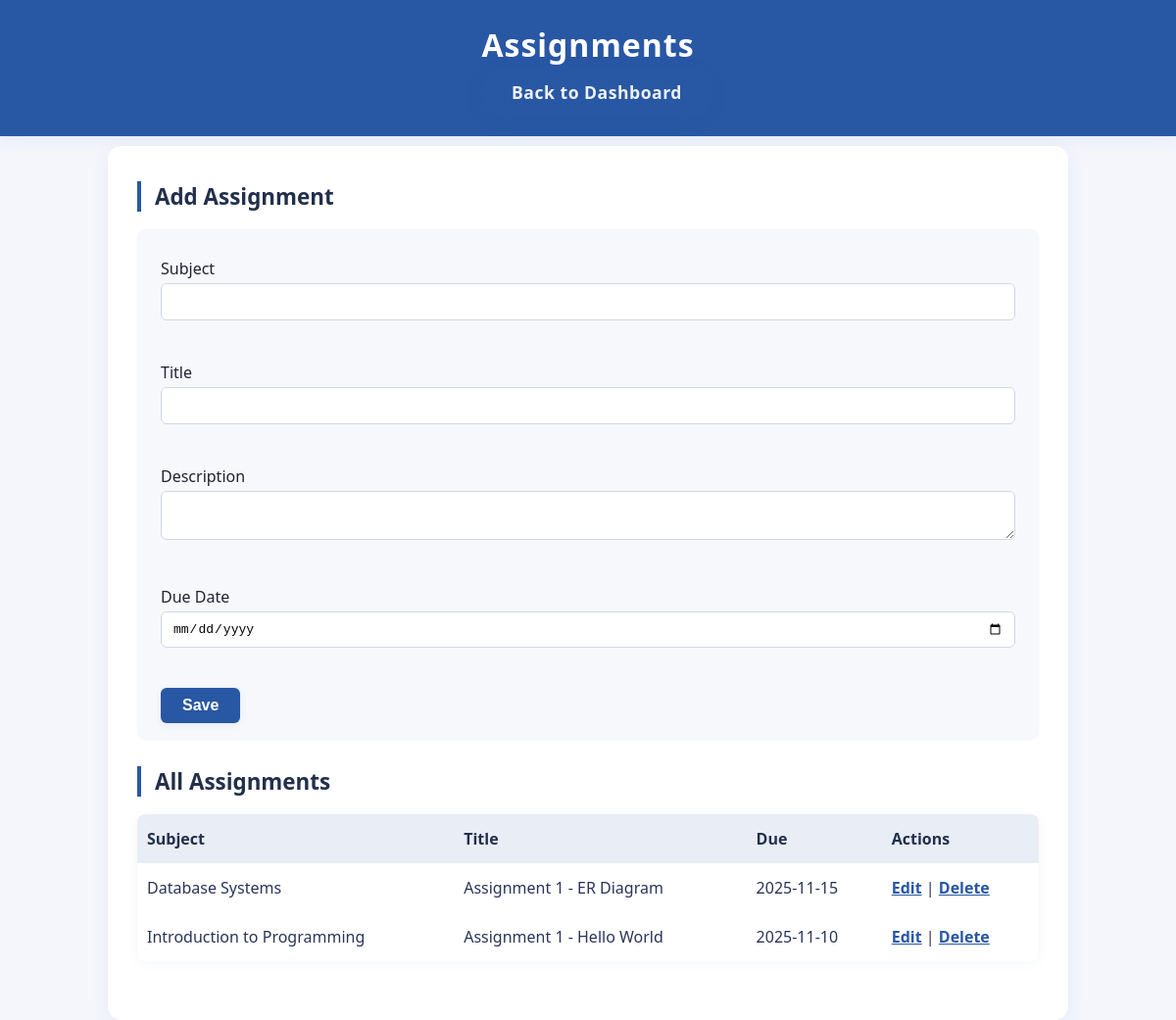
The page /assignments.php on the database its author committed.
### tables this page shows
CREATE TABLE assignments (
  id INT AUTO_INCREMENT PRIMARY KEY,
  course_id INT NOT NULL,
  title VARCHAR(255) NOT NULL,
  description TEXT,
  due_date DATE,
  FOREIGN KEY (course_id) REFERENCES courses(id) ON DELETE CASCADE
);

CREATE TABLE courses (
  id INT AUTO_INCREMENT PRIMARY KEY,
  code VARCHAR(20) NOT NULL,
  title VARCHAR(255) NOT NULL,
  instructor_id INT,
  FOREIGN KEY (instructor_id) REFERENCES instructors(id) ON DELETE SET NULL
);

### assignments.php (the view, shortened to what this page needs)
<?php
require 'db_config.php';
$list = $pdo->query('SELECT a.*, c.title AS course_title FROM assignments a JOIN courses c ON a.course_id=c.id ORDER BY a.id DESC')->fetchAll();
?>
<!doctype html>
<html><head><meta charset='utf-8'><title>Assignments</title><link rel='stylesheet' href='styles.css'></head><body>
<header><h1>Assignments</h1><a href='index.php' class='back-btn'>Back to Dashboard</a></header>
<main>
  <h2><?= isset($assignment) ? 'Edit Assignment' : 'Add Assignment' ?></h2>
  <form method='post'>
    <label>Subject<br>
      <input name='subject' required value='<?= htmlspecialchars($assignment['subject_title'] ?? '') ?>'>
    </label><br>
    <label>Title<br><input name='title' required value='<?= htmlspecialchars($assignment['title'] ?? '') ?>'></label><br>
    <label>Description<br><textarea name='description'><?= htmlspecialchars($assignment['description'] ?? '') ?></textarea></label><br>
    <label>Due Date<br><input type='date' name='due_date' value='<?= htmlspecialchars($assignment['due_date'] ?? '') ?>'></label><br>
    <button type='submit'>Save</button>
  </form>
  <h2>All Assignments</h2>
  <table>
    <thead><tr><th>Subject</th><th>Title</th><th>Due</th><th>Actions</th></tr></thead>
    <tbody>
    <?php foreach($list as $r): ?>
      <tr>
        <td><?= htmlspecialchars($r['course_title']) ?></td>
        <td><?= htmlspecialchars($r['title']) ?></td>
        <td><?= htmlspecialchars($r['due_date']) ?></td>
        <td>
          <a href='assignments.php?action=edit&id=<?= $r['id'] ?>'>Edit</a> |
          <a href='assignments.php?action=delete&id=<?= $r['id'] ?>' onclick='return confirm("Delete?")'>Delete</a>
        </td>
      </tr>
    <?php endforeach; ?>
    </tbody>
  </table>
</main></body></html>

### styles.css (style rules this page uses)
body { font-family: 'Segoe UI', Arial, sans-serif; background: #f4f6fc; margin: 0; padding: 0; color: #23304c; }
header { background: #2857a4; color: #fff; padding: 24px 0 18px 0; text-align: center; margin-bottom: 10px; box-shadow: 0 4px 14px rgba(40,87,164,0.08); }
header h1 { margin: 0; font-weight: 700; letter-spacing: 1px; }
main { max-width: 920px; margin: 0 auto; background: #fff; border-radius: 14px; padding: 36px 30px 30px 30px; box-shadow: 0 4px 18px rgba(40,87,164,0.07); min-height: 70vh; }
h2 { border-left: 4px solid #2857a4; padding-left: 14px; font-size: 1.4em; margin-top: 0; color: #23304c; margin-bottom: 18px; }
table { border-radius: 8px; overflow: hidden; border-collapse: separate; border-spacing: 0; width: 100%; box-shadow: 0 2px 12px rgba(40,87,164,0.05); margin-bottom: 30px; }
thead { background: #e8edf6; color: #23304c; }
th, td { padding: 14px 10px; border: none; }
th { text-align: left; font-size: 1em; }
tbody tr { border-bottom: 1.5px solid #e2e7f1; transition: background 0.15s; }
td { font-size: 1em; color: #29345a; }
form { background: #f6f8fc; margin-bottom: 28px; padding: 20px 24px 16px 24px; border-radius: 8px; box-shadow: 0 1px 3px rgba(40,87,164,0.06); }
form label { display: block; font-weight: 500; margin-top: 9px; color: #223; }
form input, form select, form textarea { width: 100%; margin-top: 4px; margin-bottom: 11px; padding: 9px 11px; border-radius: 6px; border: 1px solid #d1d8e4; background: #fff; box-sizing: border-box; font-size: 1em; outline: none; transition: border 0.16s; }
button, input[type="submit"] { padding: 9px 22px; background: #2857a4; color: #fff; border: none; font-weight: 600; border-radius: 6px; cursor: pointer; font-size: 1em; margin-top: 8px; transition: background 0.16s, box-shadow 0.16s; box-shadow: 0 2px 7px rgba(40,87,164,0.09); }
a { color: #2857a4; text-decoration: underline; font-weight: bold; transition: color 0.14s; }
::placeholder { color: #b0b8c9; }
.back-btn { position: fixed; right: 34px; bottom: 34px; z-index: 1010; padding: 15px 32px; background: #2857a4; color: #fff !important; border-radius: 50px; font-size: 1.1em; font-weight: bold; box-shadow: 0 5px 18px rgba(40,87,164,0.16); display: inline-block; text-align: center; text-decoration: none; transition: background 0.17s, box-shadow 0.17s, transform 0.13s; letter-spacing: 0.5px; opacity: 0.92; }
header .back-btn { position: static; margin-left: 18px; margin-top: 0; margin-bottom: 0; }

### rows shown on the page
assignments: course.title "Database Systems", title "Assignment 1 - ER Diagram", due_date "2025-11-15"
assignments: course.title "Introduction to Programming", title "Assignment 1 - Hello World", due_date "2025-11-10"
